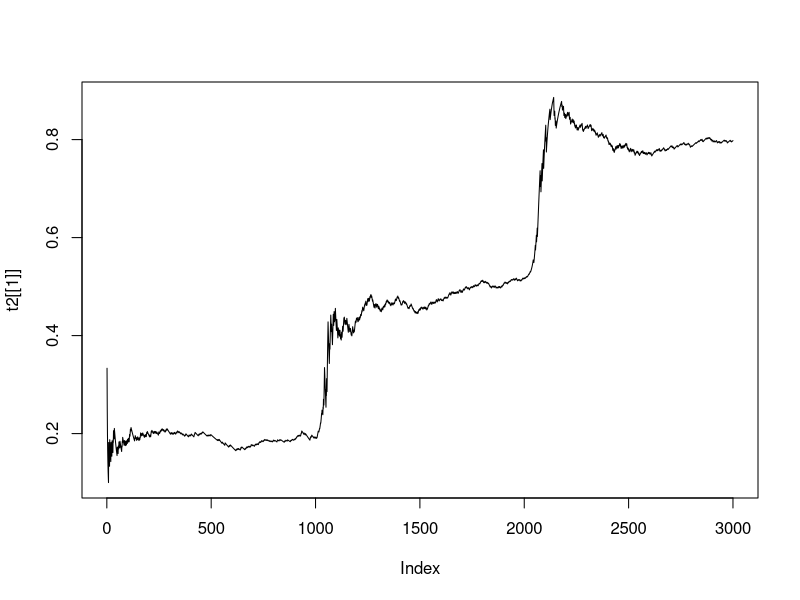
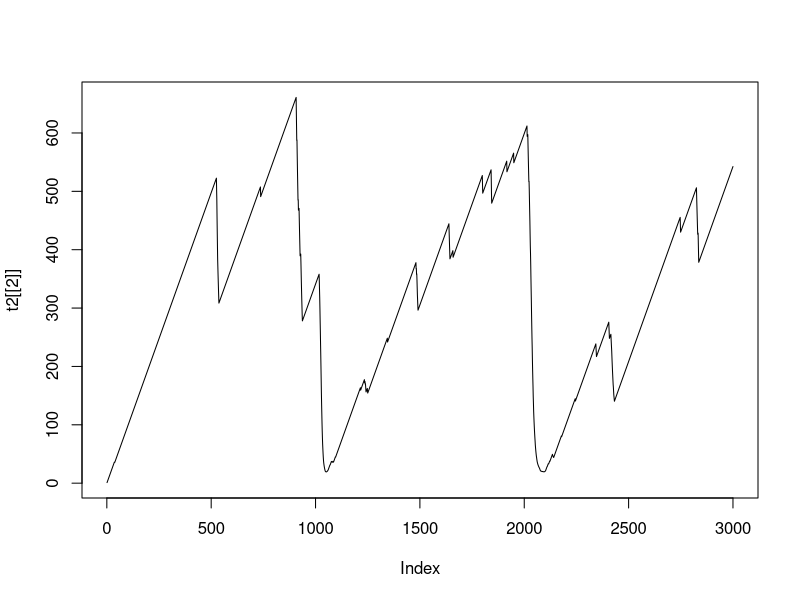
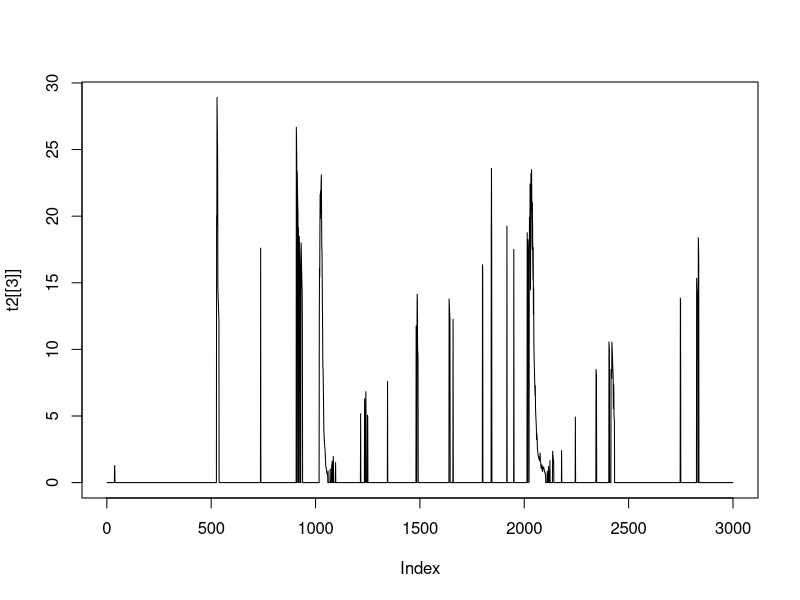
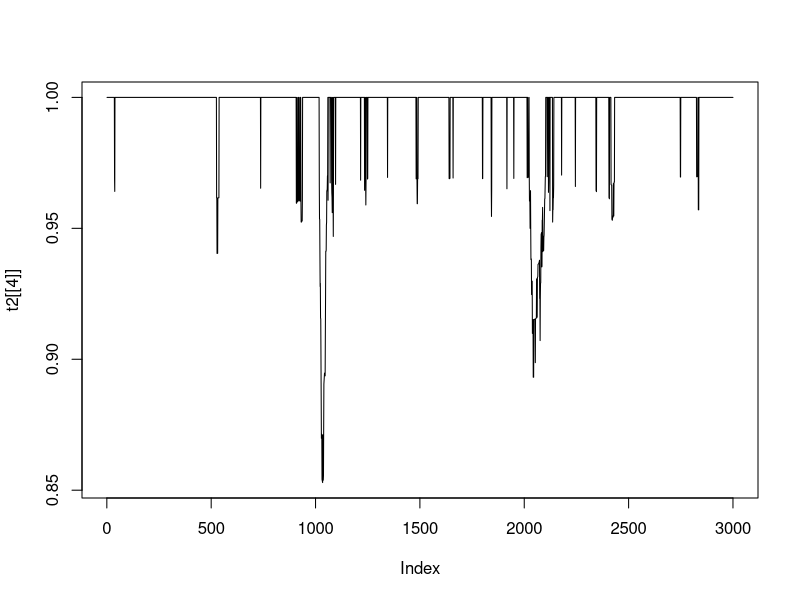

Generate these figures, in order, with R:
# This function computes the odds P(nochange)/P(change) in two binomial sequences
# n1,n2 are the sample sizes of the sequences
# x1,x2 is the counting of 1s in the sequences
# The problem is solved with a Bayesian BDEu score with equivalent sample size s

computeoddsc <- function(n1,n2,x1,x2,s) {
  
  lgs4 <- lgamma(s/4)
  lgs2 <- lgamma(s/2)
  
change <-(lgamma(s/2) - lgamma(n1+s/2)     + 
            lgamma(x1+s/4 ) -  lgs4  +
            lgamma((n1-x1)+s/4 ) -  lgs4 +
          lgamma(s/2) - lgamma(n2+s/2)     + 
            lgamma(x2+s/4 ) -  lgs4  +
            lgamma((n2-x2)+s/4 ) -  lgs4
)

nochange <-  (lgamma(s) - lgamma(n1+n2+s) +
                lgamma(x1+x2 +s/2)  - lgs2 +
                lgamma(n1+n2-x1-x2+s/2) - lgs2
)


relative <- nochange-change


odd <- exp(relative) 
return(odd)

}

#simulate a series of binomial values with with t a vector
# of the different probability values and n the size of the sample for 
# each probability value (the same for all)

simulate <- function(n,t) {
x <- c()
  
for (r in t) {

x1<- rbinom(n,1,r)
x<-append(x,x1)

}
return(x)
}


# Function that estimates probabilities from a string x
# It returns a list with the estimations, the sample sizes, and the forgotten samples
# It contains a window of active values. It has a parameter n 
# for making the test: it compares the n last values with the n first
# values of the windos (it must have a size greater or equal to 2*n)
# if there are significant differences it removes the first n values
# of the window and repeats the test.

estimate1 <- function(x,n) {
  
y <- vector(,length(x))  
s   <- vector(,length(x))  
ro <-  vector(,length(x))  
l<-0

k<-1

for(i in 1:length(x)){
  
  if (i-k>=2*n-1) {
    test<- 1
    l<- 0
    
    while(test==1) {
      j1 = k+n-1
      j2 = i-n+1
      
      x1 = sum(x[k:j1])
      x2 = sum(x[j2:i])
      
      odd <- computeoddsc(n,n,x1,x2,4)
      
      if (odd <0.5) {k<-k+n
      l<- l+n
      if (i-k<2*n-1) {test<-0} 
      }
      else {
        test<-0
      }
    }
    
  }
  
  y[i]<-(sum(x[k:i])+1)/(i-k+1+2)
  s[i] <-  i-k+1
  ro[i] <- l
  
}

return(list(y,s,ro))

}



# Function that estimates probabilities from a string x
# It returns a list with the estimations, the sample sizes,  the forgotten samples, and the forgetting coefficients
# It makes statistical tests (goodness of fit) of the n1 last samples with respect to the
# estimations done on step i-n1. If test is meaningfull, then it multiplies the past samples by 
# a coefficient rho


estimate2 <- function(x,n1){

y <- vector(,length(x))  
s   <- vector(,length(x))  
ro <-  vector(,length(x))  
fg <- vector(,length(x)) 
r <- vector(,length(x))  

r[1]=x[1]
ro[1] = 1
s[1] = 1
y[1] = (r[1]+1)/(s[1]+2.0)
fg[1] = 0

for(i in 2:length(x)){

  if (i>n1) {
   
    pvalue <- binom.test(sum(x[(i-n1+1):i]),n1,y[i-n1])$p.value
  if(pvalue>0.05) {ro[i]<-1
  }
  else {ro[i] <- pvalue^{1/100}}
  }
  else {ro[i]<-1}
  r[i] <- r[i-1]*ro[i]+x[i]
  fg[i] <- s[i-1] * (1-ro[i])
  s[i]<-  s[i-1]*ro[i]+1
  y[i]<- (r[i]+1)/(s[i]+2.0)
  
}

return(list(y,s,fg,ro))

}

# Function test with initial simulated data and probability estimations
# It computes the averaged log likelihood of the observations with the estimations of the previous step

test <- function(x,y){
  l <- 0
  n <- length(x)
  for(i in 2:n){
    if(x[i]==1)
    {l <- l + log(y[i-1])} 
    else {l <- l + log(y[i-1])}
 
  }
  return(l/n)
  
}


x <- simulate(1000,c(0.2,0.5,0.8))
x

t <- estimate1(x,30)
t2 <- estimate2(x,30)

plot(t2[[1]],type='l')
plot(t2[[2]],type='l')
plot(t2[[3]],type='l')
plot(t2[[4]],type='l')

test(x,t[[1]])
test(x,t2[[1]])

